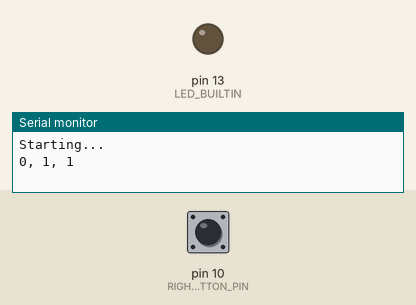
Simulated run of this sketch. Board: Arduino Nano, built with avr-gcc and run on an emulated ATmega328P. On the bench: output pins drawn as LEDs (lit = HIGH), the last lines printed to the serial monitor. Dashed ring = blinking. Inputs (shaded band) come from the test bench; at power-on: pin 10 (RIGHT_BUTTON_PIN) HIGH.

Above: at 1.2 s.
1.3 s: pin 10 (RIGHT_BUTTON_PIN) pulled LOW for 1 s
At 1.8 s:
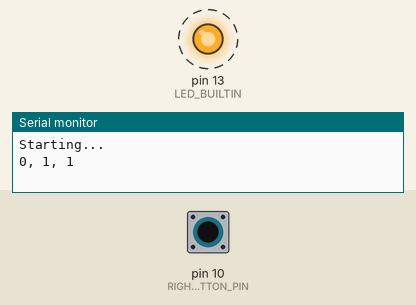
4.5 s: pin 10 (RIGHT_BUTTON_PIN) pulled LOW for 3.2 s
At 4.9 s:
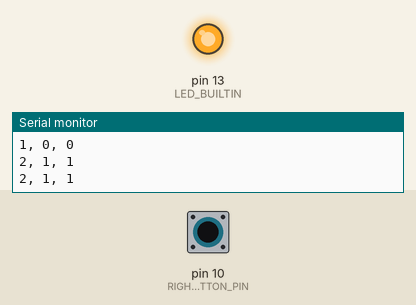
Timing chart, 0 to 9.5 s (numbered marks = the images above; inputs shaded):
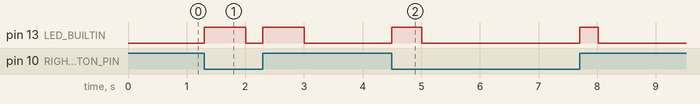

The sketch:

debounceDemo.ino
```cpp
/* debounceDemo.ino
 *
 *  Demonstrate the need to debounce and methods to deal with debounce
 *
 *  Seth McNeill
 *  2022 January 31
 */

#define LEFT_BUTTON_PIN   9 // buttons cannot be 3 since internal pullup not available
#define RIGHT_BUTTON_PIN  10
#define LIGHT_PIN         A7
#define TEMPERATURE_PIN   A2
#define POT_PIN           A1
#define BAT_PIN           A3
int reportDiff = 1000; // number of millis between reports

void setup() {
  Serial.begin(115200);
  while(!Serial) delay(10);

  Serial.println("Starting...");

  pinMode(LEFT_BUTTON_PIN, INPUT_PULLUP);
  pinMode(RIGHT_BUTTON_PIN, INPUT_PULLUP);
  pinMode(LED_BUILTIN, OUTPUT);

}

int count = 0;  // count the number of changes
int lastState = HIGH;  // current state of the button
long int lastSendMillis = 0;
void loop() {
  int currentState = digitalRead(RIGHT_BUTTON_PIN);

  if(currentState != lastState) {
    count++;
    lastState = currentState;
    digitalWrite(LED_BUILTIN, HIGH);
  }

  if(millis() - lastSendMillis > reportDiff) {
    Serial.print(count);
    Serial.print(", ");
    Serial.print(lastState);
    Serial.print(", ");
    Serial.println(currentState);
    lastSendMillis = millis();
    digitalWrite(LED_BUILTIN, LOW);
  }
  delay(2);
}
```

Measured:
- after the input at 1.3 s, pin 13 (LED_BUILTIN): alternates HIGH for 0.70 s and LOW for 0.30 s, 4 changes in all, then stays LOW, starting at once
- after the input at 4.5 s, pin 13 (LED_BUILTIN): LOW → HIGH at once, → LOW 0.51 s later, → HIGH 2.7 s later, → LOW 0.31 s later
